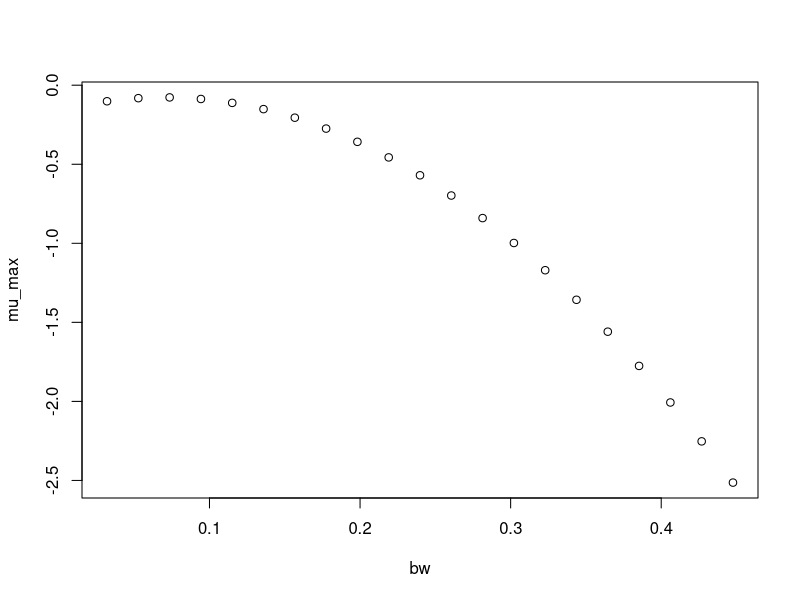

The R source for this figure:
#############################
# start of Parameter script
#############################
bw <- seq(0.031968031968032,0.4476472,length.out=21)
#############################
# end of Parameter script
#############################
############################# 
# start of Model script Gropin ID 1346 
#############################
 
# constant coefficients for this model
 
variables <- data.frame(bw)
argumentsPar <- expand.grid(variables)
 
# heart of the model
response_surface <- function(bw) {
   mumax <-(-0.1605+2.389*bw-17.08*bw^2)

return(mumax=mumax)
} 

# output parameters
mumax <- cbind(argumentsPar,response_surface(argumentsPar['bw']))
colnames(mumax) <- c(colnames(argumentsPar),'mumax')
#############################
# End of Model script
#############################
############################# 
# start of Visualisation script Gropin ID 1346 
#############################
plot(bw,mumax$mumax,
                          xlab='bw',
                          ylab='mu_max')
#############################
# End of Visualisation script
#############################
